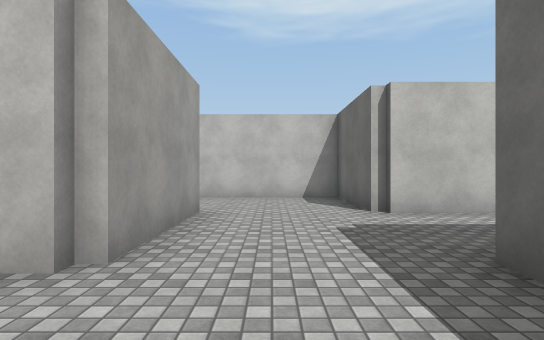
[1] (above)

24 first-person views from a walk through a scene from a Unity 3-D project. The camera is 1.4 m above the floor, looks level and sees 80° across. The floor is counted in squares, 2 m on a side. Each view is taken from the middle of a square. On the plan, view 1 faces up. The plan holds only what a view shows up to about 10 squares ahead; the rest is blank. The place goes on beyond the plan. The player is left out. Surface patterns are stand-ins for the level's own textures.

[2]
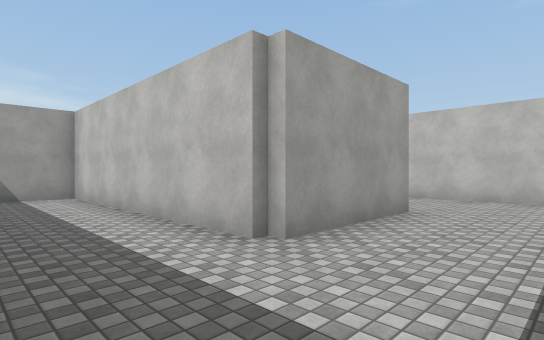

[3]
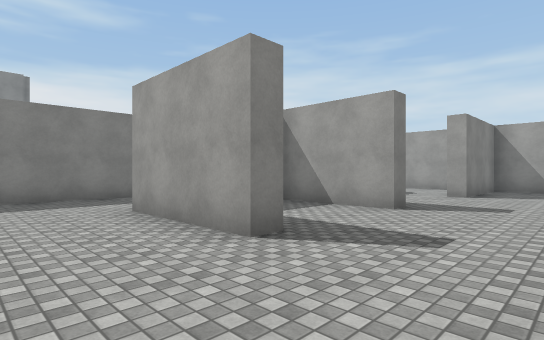

[4]
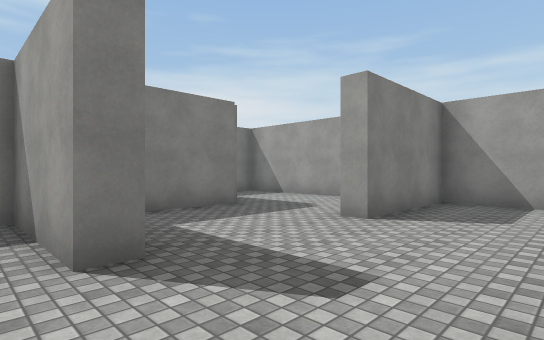

[5]
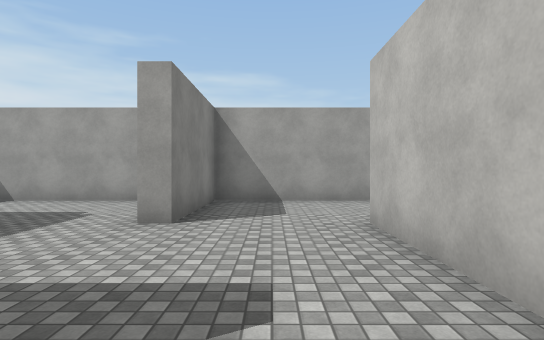

[6]
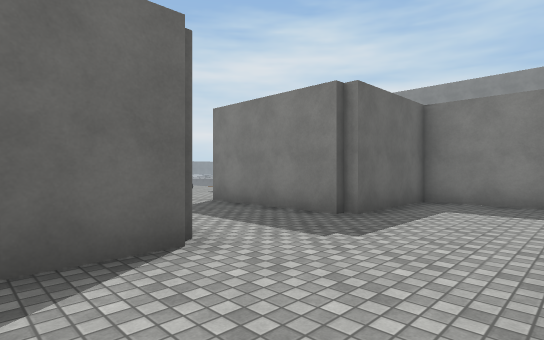

[7]
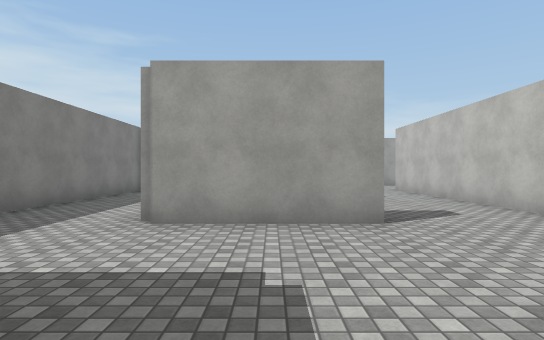

[8]
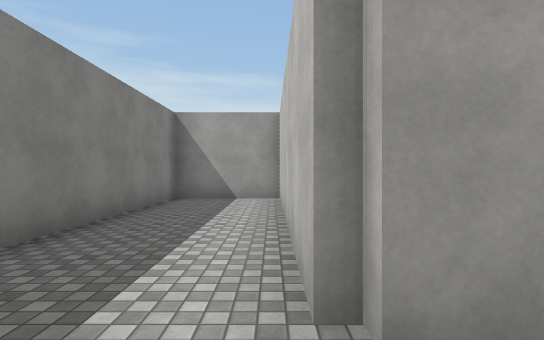

[9]
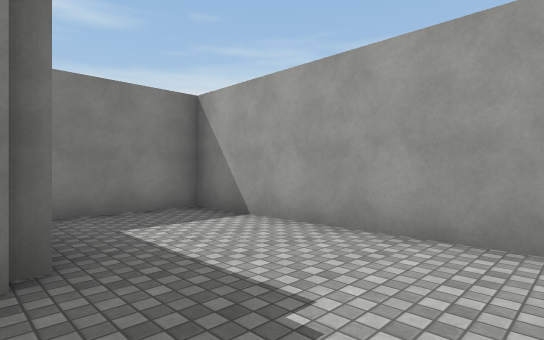

[10]
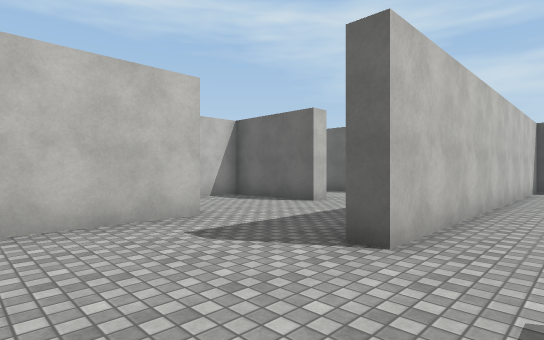

[11]
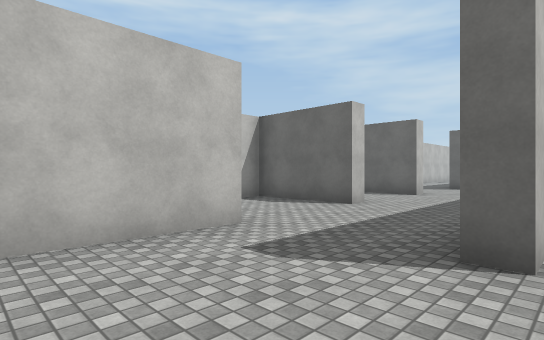

[12]
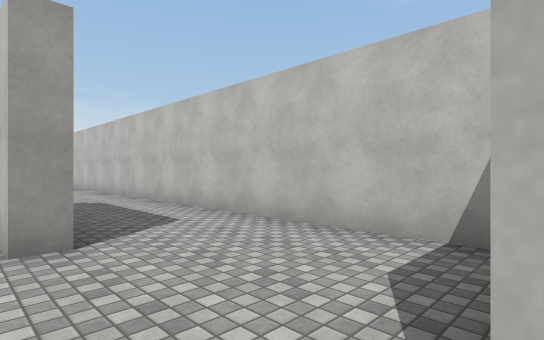

[13]
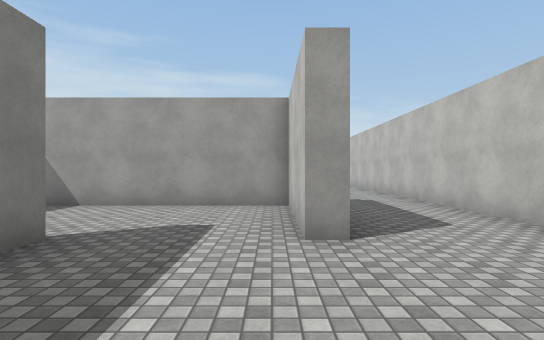

[14]
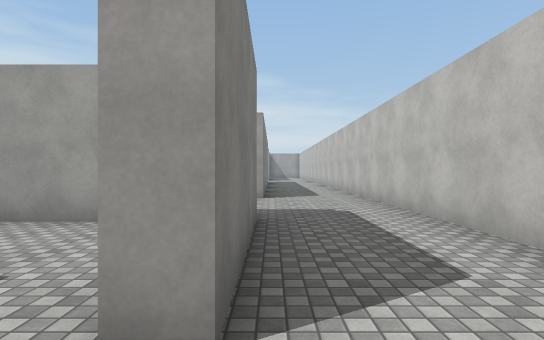

[15]
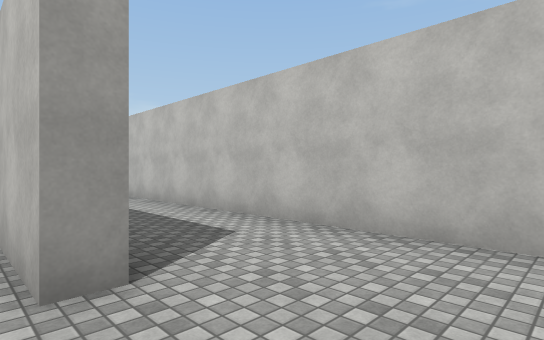

[16]
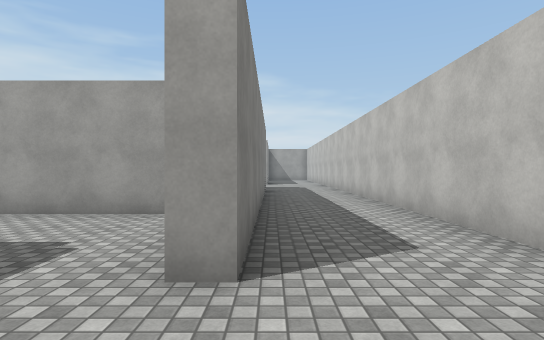

[17]
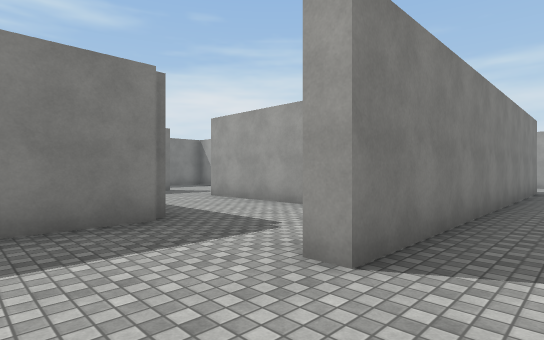

[18]
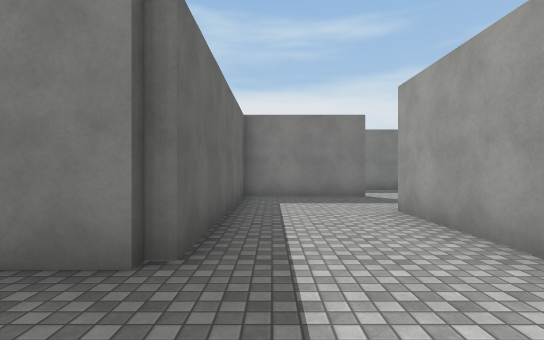

[19]
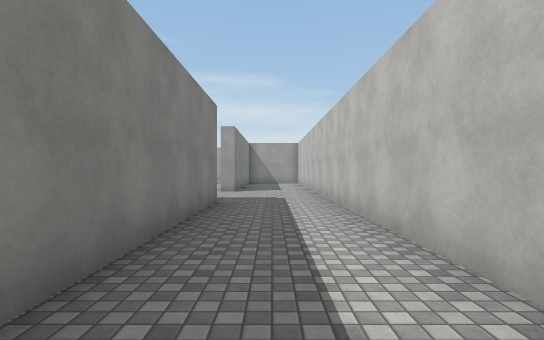

[20]
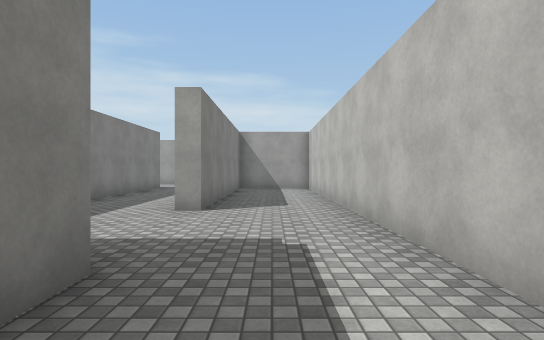

[21]
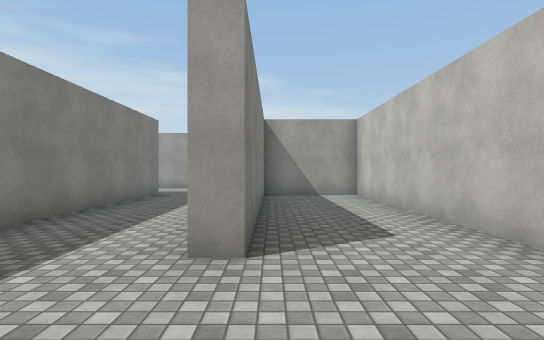

[22]
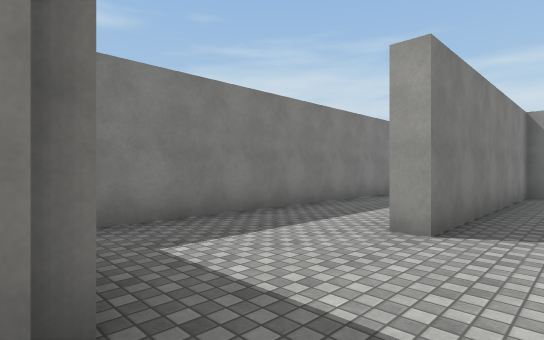

[23]
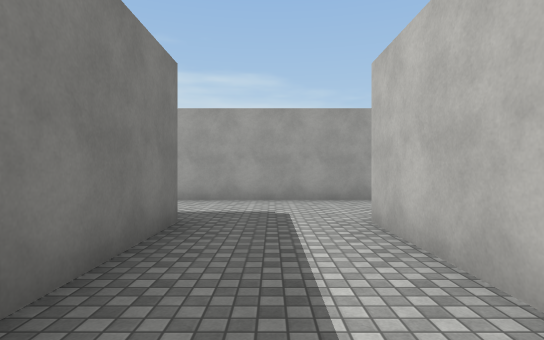

[24]
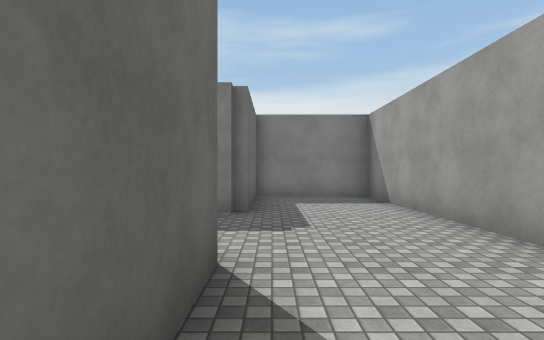

### Floor plan
Ten units are one square. View 1 is at (0, 0); x grows to the right and y downward. Boxes are objects, and circles mark ways between rooms. Rooms are numbered by the first view taken in them; rooms with no view inside come last. Other rooms are left out.
<svg viewBox="-390 -149 440 158">
<path fill="none" stroke="#000" d="M-51 -55 -46 -55 -46 -26M-18 -55 -12 -55 -12 -22 -80 -22 -80 4 17 4 17 -26 45 -26M-82 -26 -62 -26M-82 -57 -82 -51M-114 -61 -114 4 -90 4M36 -52 17 -52 17 -83 -82 -83M-252 -118 -150 -118 -150 -113 -169 -113M-182 -104 -182 -54M-115 -118 -82 -118 -82 -113 -114 -113 -114 -61M-325 -113 -356 -113 -356 -136M-185 -26 -153 -26 -153 -87 -134 -87M-114 -57 -82 -57M-82 -83 -82 -87 -76 -87M-356 -60 -356 -87 -262 -87M-385 -124 -385 -57 -355 -57M-51 -116 -51 -144 -351 -144 -351 -118 -286 -118 -286 -112M-45 -116 -51 -116M-17 -116 -17 -129"/>
<circle cx="-85" cy="-75" r="3" fill="#2a7"/>
<circle cx="-50" cy="-105" r="3" fill="#2a7"/>
<text x="-40" y="-40">1</text>
<text x="-220" y="-130">2</text>
<text x="-40" y="-120">3</text>
</svg>
Room 1 opens to room 2. Room 2 opens to room 3.

Where each view was taken, in squares from view 1:
view 1: 0 up, 0 right, facing up
view 2: 0 up, 1 right, facing up-left
view 3: 8 up, 1 right, facing down-left
view 4: 8 up, 4 left, facing down-left
view 5: 7 up, 4 left, facing left
view 6: 7 up, 1 left, facing down-right
view 7: 4 up, 3 right, facing left
view 8: 2 up, 0 right, facing left
view 9: 5 up, 8 left, facing down-left
view 10: 7 up, 11 left, facing up-right
view 11: 8 up, 11 left, facing up-right
view 12: 11 up, 5 left, facing up-left
view 13: 11 up, 5 left, facing left
view 14: 12 up, 7 left, facing left
view 15: 11 up, 13 left, facing up-left
view 16: 12 up, 13 left, facing left
view 17: 13 up, 13 left, facing down-left
view 18: 11 up, 16 left, facing down
view 19: 13 up, 18 left, facing left
view 20: 13 up, 23 left, facing left
view 21: 12 up, 26 left, facing left
view 22: 13 up, 25 left, facing down-left
view 23: 10 up, 31 left, facing left
view 24: 14 up, 36 left, facing down
